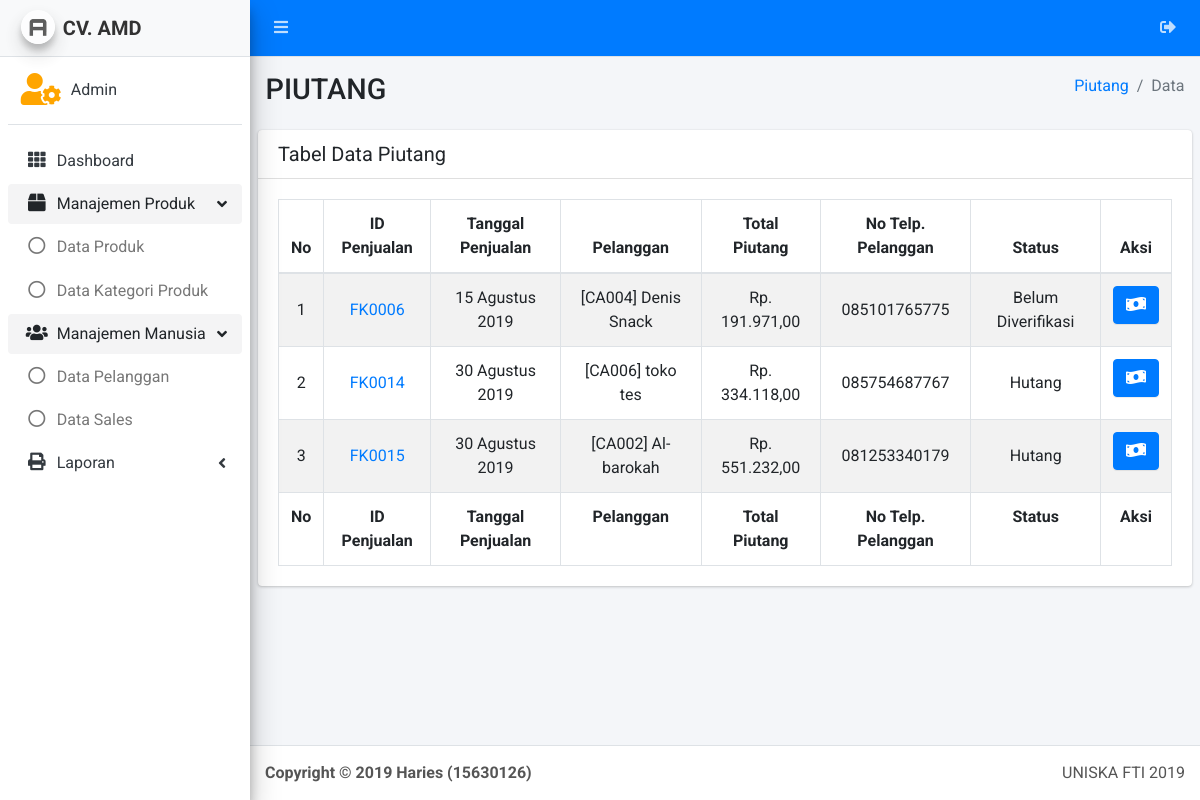
Before: /admin/index_piutang.php (signed in) with the older database file.
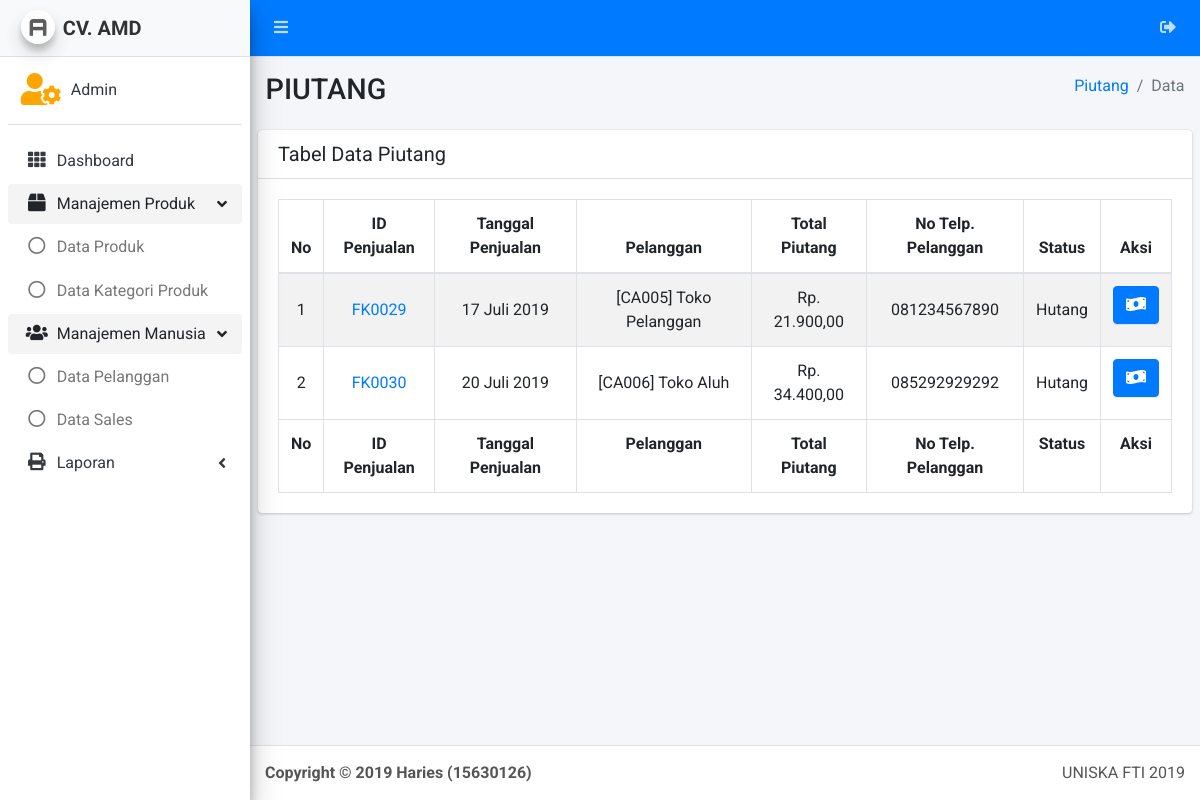
After: the same page with the newer database file.
### tables this page shows
CREATE TABLE `about` (
  `id` int(11) NOT NULL,
  `nama` varchar(180) NOT NULL,
  `alias` varchar(180) NOT NULL,
  `alamat` varchar(180) NOT NULL,
  `telpon` varchar(180) NOT NULL,
  `email` varchar(180) NOT NULL,
  `tanda_tangan` varchar(180) NOT NULL,
  `nama_ttd` varchar(180) NOT NULL,
  `no_peg` varchar(180) NOT NULL,
  `moto` varchar(180) NOT NULL
);

CREATE TABLE `penjualan` (
  `id` int(11) NOT NULL,
  `tanggal_penjualan` varchar(180) NOT NULL,
  `id_pelanggan_profile` int(11) NOT NULL,
  `utang` int(11) NOT NULL,
  `jatuh_tempo` varchar(180) NOT NULL,
  `diskon` int(11) NOT NULL,
  `status` varchar(40) DEFAULT 'keranjang',
  `bukti_bayar` varchar(180) DEFAULT NULL
);

CREATE TABLE `pelanggan_profile` (
  `id` int(11) NOT NULL,
  `id_pelanggan` int(11) NOT NULL,
  `nama_pelanggan` varchar(180) NOT NULL,
  `no_telpon` varchar(14) NOT NULL,
  `alamat` text NOT NULL,
  `created_at` varchar(180) NOT NULL
);

### about.php (called while the page is built, shortened)
<?php
$sql = "SELECT * FROM about WHERE id = '1'";
$result = $conn->query($sql);
$row = mysqli_fetch_assoc($result);
$alias = $row['alias'];
?>

### admin/admin_job/auth_admin.php (called while the page is built, shortened)
<?php
$nama_sales = null;
?>

### library.php (called while the page is built, shortened)
<?php
    function tgl_indo($date)
    {
        $bulan = ['Januari', 'Februari', 'Maret', 'April', 'Mei', 'Juni', 'Juli', 'Agustus', 'September', 'Oktober', 'November', 'Desember'];
        $dt = explode("-", $date);
        $str = ltrim($dt[1], '0');
        return $dt[2] . ' ' . $bulan[$str - 1] . ' ' . $dt[0];
    }
    function duit($duit){
        $rupiah = 'Rp. '.number_format($duit,2,',','.');
        return $rupiah;
    }
?>

### admin/index_piutang.php (the view, shortened to what this page needs)
<?php
include('core/header.php');
include('core/sidebar.php');
?>
  <div class="content-wrapper">
    <section class="content-header">
      <div class="container-fluid">
        <div class="row mb-2">
          <div class="col-sm-6">
            <h1>PIUTANG</h1>
          </div>
          <div class="col-sm-6">
            <ol class="breadcrumb float-sm-right">
              <li class="breadcrumb-item"><a href="index_piutang.php">Piutang</a></li>
              <li class="breadcrumb-item active">Data</li>
            </ol>
          </div>
        </div>
      </div>
    </section>
    <section class="content">
      <div class="row">
        <div class="col-12">
          <div class="card">
            <div class="card-header">
              <h3 class="card-title">Tabel Data Piutang</h3>
            </div>
            <div class="card-body">
              <table id="table-full" class="table table-bordered table-striped">
                <thead>
                <tr>
                  <th class="text-center">No</th>
                  <th class="text-center">ID Penjualan</th>
                  <th class="text-center">Tanggal Penjualan</th>
                  <th class="text-center">Pelanggan</th>
                  <th class="text-center">Total Piutang</th>
                  <th class="text-center">No Telp. Pelanggan</th>
                  <th class="text-center">Status</th>
                  <th class="text-center">Aksi</th>
                </tr>
                </thead>
                <tbody>
                <?php
                    $no = 1;
                    $piutangs = $conn->query("SELECT u.id, u.tanggal_penjualan, u.id_pelanggan_profile, u.utang, u.diskon, u.bukti_bayar, u.status , pp.nama_pelanggan, pp.no_telpon FROM penjualan u INNER JOIN pelanggan_profile pp on pp.id = u.id_pelanggan_profile WHERE status='wait' OR status='utang' OR status='wait'");
                    while($row = mysqli_fetch_assoc($piutangs)){
                  ?>
                    <tr>
                      <td class="text-center align-middle"><?php echo $no ?></td>
                      <td class="text-center align-middle">
                        <a href="detail_faktur.php?id_fak=<?php echo $row['id'] ?>">
                          <?php echo 'FK'.str_pad($row['id'],4,'0',STR_PAD_LEFT); ?>
                        </a>
                      </td>
                      <td class="text-center align-middle"><?php echo tgl_indo($row['tanggal_penjualan']) ?></td>
                      <td class="text-center align-middle"><?php echo '[CA'.str_pad($row['id_pelanggan_profile'],3,'0',STR_PAD_LEFT).'] '.$row['nama_pelanggan'];  ?></td>
                      <td class="text-center align-middle"><?php echo duit($row['utang']-$row['diskon']) ?></td>
                      <td class="text-center align-middle"><?php echo $row['no_telpon'] ?></td>
                      <td class="text-center align-middle"><?php echo $row['status'] === "utang" ? "Hutang" : ($row['status'] === "wait" ? "Belum Diverifikasi" : $row['status'] ); ?></td>
                      <td class="text-center text-nowrap">
                        <button
                        id="<?php echo $row['id'] ?>"
                        bukti="<?php echo $row['bukti_bayar'] ?>"
                        no-fk="<?php echo 'FK'.str_pad($row['id'],4,'0',STR_PAD_LEFT); ?>"
                        tgl="<?php echo tgl_indo($row['tanggal_penjualan']) ?>"
                        pel="<?php echo '[CA'.str_pad($row['id_pelanggan_profile'],3,'0',STR_PAD_LEFT).'] '.$row['nama_pelanggan']; ?>"
                        utang="<?php echo duit($row['utang']-$row['diskon']) ?>"
                        class="tombol-bayar btn btn-primary" data-toggle="modal" data-target="#bayar-utang"
                        >
                          <i class="fas fa-money-bill-wave"></i>
                        </button>
                      </td>
                    </tr>
                  <?php $no++; } ?>
                </tbody>
                <tfoot>
                <tr>
                  <th class="text-center">No</th>
                  <th class="text-center">ID Penjualan</th>
                  <th class="text-center">Tanggal Penjualan</th>
                  <th class="text-center">Pelanggan</th>
                  <th class="text-center">Total Piutang</th>
                  <th class="text-center">No Telp. Pelanggan</th>
                  <th class="text-center">Status</th>
                  <th class="text-center">Aksi</th>
                </tr>
                </tfoot>
              </table>
            </div>
          </div>
        </div>
      </div>
    </section>
  </div>
<?php
include('core/footer.php');
?>

### admin/core/header.php (shortened to what this page needs)
<?php
  include('../library.php');
  require_once("admin_job/auth_admin.php");
  include('../about.php');
?>
<!DOCTYPE html>
<html lang="en">
<head>
  <link rel="stylesheet" href="lte/plugins/fontawesome-free/css/all.min.css">
  <link rel="stylesheet" href="https://code.ionicframework.com/ionicons/2.0.1/css/ionicons.min.css">
  <link rel="stylesheet" href="lte/plugins/datatables/dataTables.bootstrap4.css">
  <link rel="stylesheet" href="library/bselect/dist/css/bootstrap-select.min.css">
  <link rel="stylesheet" href="lte/dist/css/adminlte.min.css">
  <link rel="stylesheet" href="library/bdate/css/bootstrap-datepicker.min.css">
  <link rel="stylesheet" href="core/css/my.css">
</head>
<body class="hold-transition sidebar-mini">
<div class="wrapper">
  <nav class="main-header navbar navbar-expand border-bottom navbar-dark navbar-primary">
    <ul class="navbar-nav">
      <li class="nav-item">
        <a class="nav-link" data-widget="pushmenu" href="#"><i class="fas fa-bars"></i></a>
      </li>
    </ul>
    <ul class="navbar-nav ml-auto">
      <li class="nav-item">
        <a class="nav-link" data-slide="true" href="admin_job/logout.php"><i
            class="fas fa-sign-out-alt"></i></a>
      </li>
    </ul>
  </nav>

### admin/core/sidebar.php (shortened to what this page needs)
<?php
  function active($currect_page){
    $url_array =  explode('/', $_SERVER['REQUEST_URI']) ;
    $url = end($url_array);
    $arr_url = explode('?', $url);
    $cek_url = $arr_url[0];
    if($currect_page == $cek_url){
        echo 'active';
    }
  }
  function open($currect_page){
    $url_array =  explode('/', $_SERVER['REQUEST_URI']) ;
    $url = end($url_array);
    $arr_url = explode('?', $url);
    $cek_url = $arr_url[0];
    if($currect_page == $cek_url){
        echo 'menu-open';
    }
  }
  $cekSales = $nama_sales;
?>
  <aside class="main-sidebar sidebar-light-primary elevation-4">
    <a href="/admin" class="brand-link navbar-light">
      <img src="lte/dist/img/AdminLTELogo.png" alt="AdminLTE Logo" class="brand-image img-circle elevation-3"
           style="opacity: .8">
      <span class="brand-text font-weight-bold"><?php echo $alias ?></span>
    </a>
    <div class="sidebar">
      <div class="user-panel mt-3 pb-3 mb-3 d-flex">
        <div class="image">
          <i class="fas <?php echo $nama_sales ? 'fa-user' : 'fa-user-cog' ?> fa-2x" style="color:orange;"></i>
        </div>
        <div class="info">
          <a href="#" class="d-block"><?php echo $nama_sales ? $nama_sales : 'Admin' ?></a>
        </div>
      </div>
      <nav class="mt-2">
        <ul class="nav nav-pills nav-sidebar flex-column" data-widget="treeview" role="menu" data-accordion="false">
          <li class="nav-item">
            <a href="index.php" class="nav-link <?php active('index.php');?>">
              <i class="nav-icon fas fa-th"></i>
              <p>
                Dashboard
              </p>
            </a>
          </li>
          <?php if(!$cekSales) { ?>
          <li class="nav-item has-treeview menu-open">
            <a href="#" class="nav-link <?php active('index_produk.php');?> <?php active('index_kategori_produk.php');?>">
              <i class="nav-icon fas fa-box"></i>
              <p>
                Manajemen Produk
                <i class="right fas fa-angle-left"></i>
              </p>
            </a>
            <ul class="nav nav-treeview">
              <li class="nav-item">
                <a href="index_produk.php" class="nav-link <?php active('index_produk.php');?>">
                  <i class="far fa-circle nav-icon"></i>
                  <p>Data Produk</p>
                </a>
              </li>
              <li class="nav-item">
                <a href="index_kategori_produk.php" class="nav-link <?php active('index_kategori_produk.php');?>">
                  <i class="far fa-circle nav-icon"></i>
                  <p>Data Kategori Produk</p>
                </a>
              </li>
            </ul>
          </li>
          <li class="nav-item has-treeview menu-open">
            <a href="#" class="nav-link <?php active('index_sales.php'); active('index_pelanggan.php');?>">
              <i class="nav-icon fas fa-users"></i>
              <p>
                Manajemen Manusia
                <i class="right fas fa-angle-left"></i>
              </p>
            </a>
            <ul class="nav nav-treeview">
              <li class="nav-item">
                <a href="index_pelanggan.php" class="nav-link <?php active('index_pelanggan.php');?>">
                  <i class="far fa-circle nav-icon"></i>
                  <p>Data Pelanggan</p>
                </a>
              </li>
              <li class="nav-item">
                <a href="index_sales.php" class="nav-link <?php active('index_sales.php');?>">
                  <i class="far fa-circle nav-icon"></i>
                  <p>Data Sales</p>
                </a>
              </li>
            </ul>
          </li>
          <li class="nav-item has-treeview ">
            <a href="#" class="nav-link ">
              <i class="nav-icon fas fa-print"></i>
              <p>
                Laporan
                <i class="right fas fa-angle-left"></i>
              </p>
            </a>
          </li>
          <?php } ?>
        </ul>
      </nav>
    </div>
  </aside>

### admin/core/footer.php (shortened to what this page needs)
  <footer class="main-footer">
    <div class="float-right d-none d-sm-inline">
      UNISKA FTI 2019
    </div>
    <strong>Copyright &copy; 2019 Haries (15630126)
  </footer>
</div>
</body>
</html>

Changed rows visible on the page:
removed penjualan: id "0006", tanggal_penjualan "15 Agustus 2019", id_pelanggan_profile "004", id_pelanggan_profile.nama_pelanggan "Denis Snack", duit($row['utang']-$row['diskon']) "Rp. 191.971,00", id_pelanggan_profile.no_telpon "085101765775", status "Belum Diverifikasi"
removed penjualan: id "0014", tanggal_penjualan "30 Agustus 2019", id_pelanggan_profile "006", id_pelanggan_profile.nama_pelanggan "toko tes", duit($row['utang']-$row['diskon']) "Rp. 334.118,00", id_pelanggan_profile.no_telpon "085754687767", status "Hutang"
removed penjualan: id "0015", tanggal_penjualan "30 Agustus 2019", id_pelanggan_profile "002", id_pelanggan_profile.nama_pelanggan "Al-barokah", duit($row['utang']-$row['diskon']) "Rp. 551.232,00", id_pelanggan_profile.no_telpon "081253340179", status "Hutang"
added penjualan: id "0029", tanggal_penjualan "17 Juli 2019", id_pelanggan_profile "005", id_pelanggan_profile.nama_pelanggan "Toko Pelanggan", duit($row['utang']-$row['diskon']) "Rp. 21.900,00", id_pelanggan_profile.no_telpon "081234567890", status "Hutang"
added penjualan: id "0030", tanggal_penjualan "20 Juli 2019", id_pelanggan_profile "006", id_pelanggan_profile.nama_pelanggan "Toko Aluh", duit($row['utang']-$row['diskon']) "Rp. 34.400,00", id_pelanggan_profile.no_telpon "085292929292", status "Hutang"
